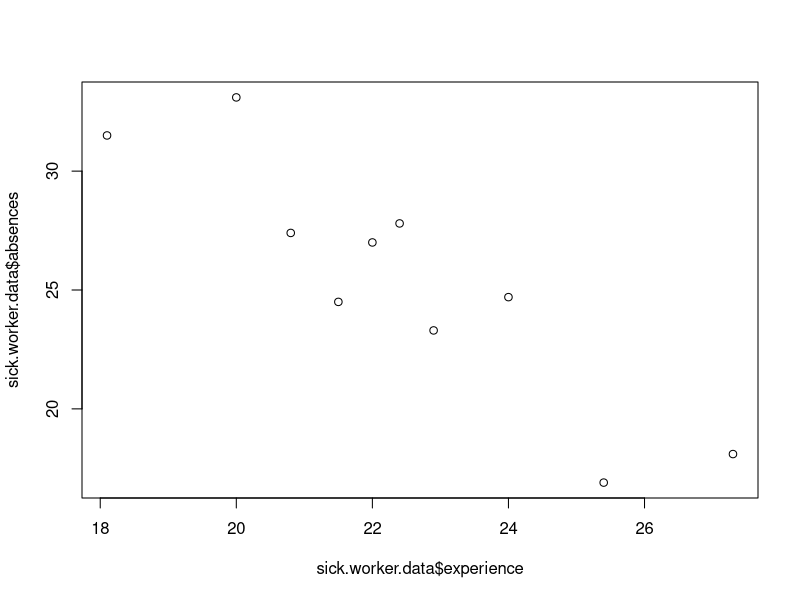

Here is the R script that generated this plot: (Note: this script raises an error after producing the figure.)
#Read in the sick workers example
sick.worker.data <- read.csv("Sick_Worker_Data.csv", head = TRUE)
#Make a scatter plot with absences on the y-axis and experience on the x-axis
plot(sick.worker.data$absences~sick.worker.data$experience)
#Fit a simple linear regression model absences = bo + b1*experience + epsilon
SLR.model <- lm(sick.worker.data$abcences ~ sick.worker.data$experience)
#Look at the output from the model fit
anova(SLR.model)
summary(SLR.model)
#Intermediate step: calculate the residuals and predicted values (for the observations
#without missing absences data)
residuals <- SLR.model$residuals
predicted.values <- SLR.model$fitted.values
#Make a residual plot
plot(residuals~predicted.values)
abline(h = 0, lty = 2)
#Make a QQ-plot of the residuals
qqnorm(residuals)
#Make a histogram of the residuals
hist(residuals)
#Conduct a Shapiro-Wilk test for normality of the residuals, which tests Ho: Residuals
#are normally distributed
shapiro.test(residuals)
#Calculate a 95% CI for the expected value of y at 22.4 and 30.4
predict(object = SLR.model, newdata = data.frame(c(22.4, 30.4)), interval =
          "confidence", level = 0.95)
#Calculate a 95% co interval of y at 22.4 and 30.4
predict(object = SLR.model, newdata = data.frame(c(22.4, 30.4)), interval = "prediction",
        level = 0.95)